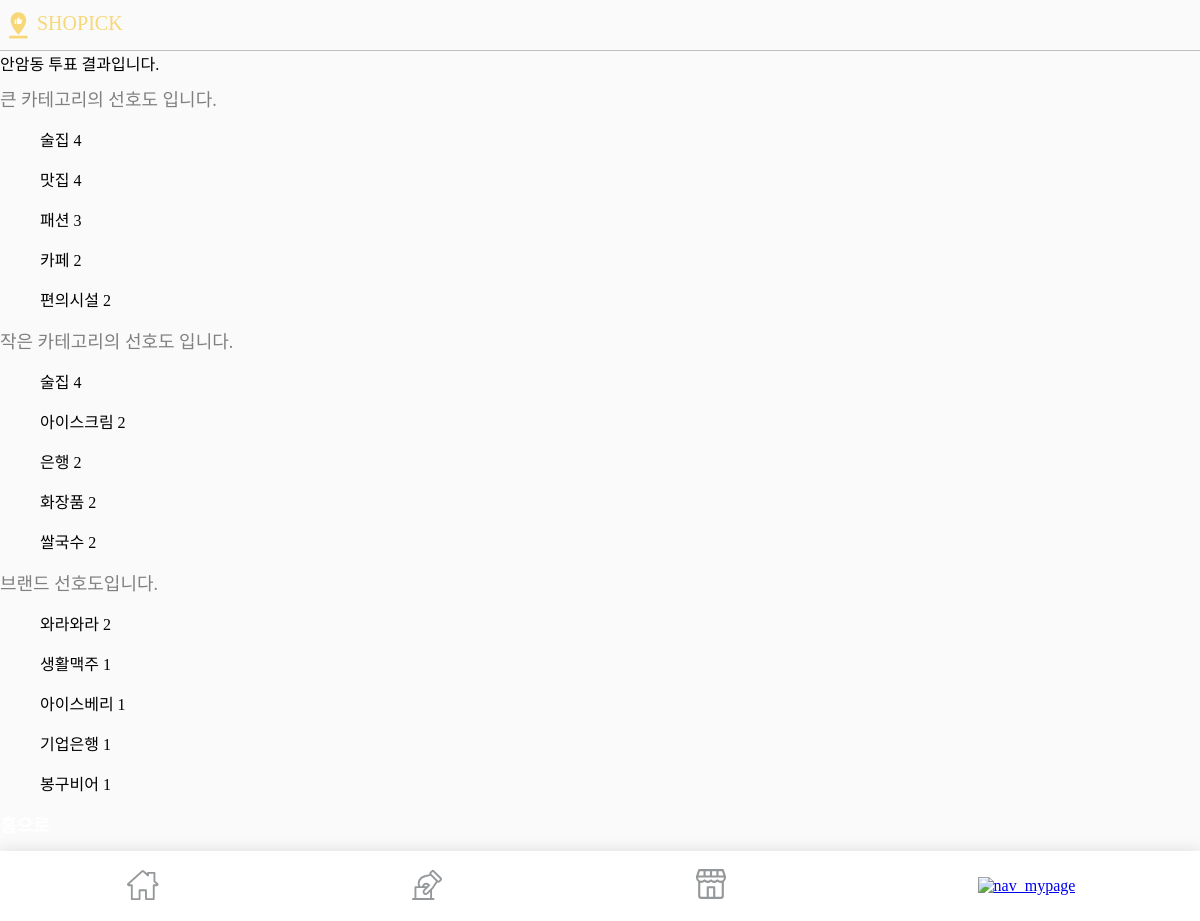
Page /Show_CEO on the earlier database version.
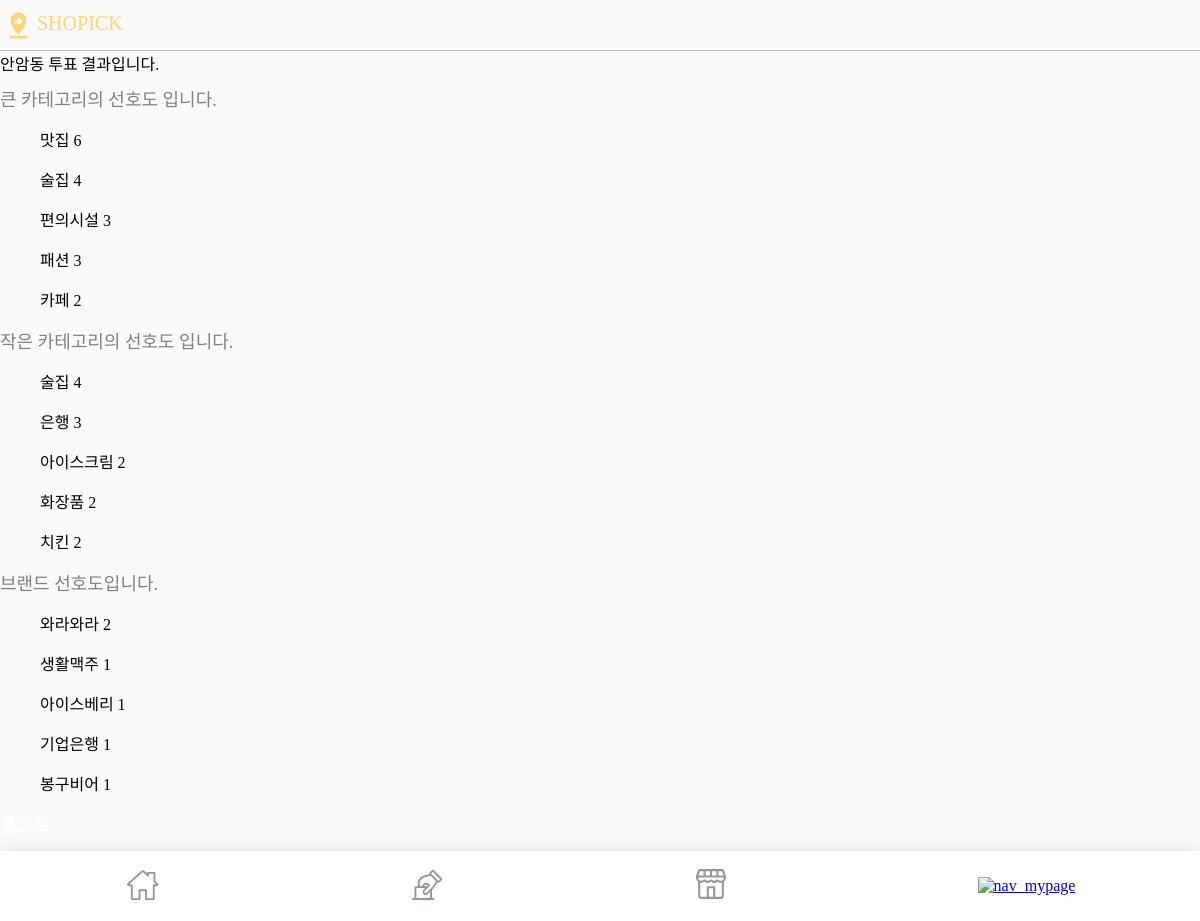
Same page on the later database version.
### app/models.py (models this page shows)
class ConventionBigVote(models.Model):
    category = models.TextField()
    vote_count = models.IntegerField()

class ConventionSmallVote(models.Model):
    category = models.TextField()
    vote_count = models.IntegerField()

class ConventionTitleVote(models.Model):
    category = models.TextField()
    vote_count = models.IntegerField()

### app/views.py (the view)
# urls.py: path('Show_CEO', views.show_ceo, name= "Show_CEO"),
def show_ceo(request):
    vote = Vote.objects.all()[0]
    Big_Vote_Results = ConventionBigVote.objects.all().order_by('-vote_count')[0:5]
    Small_Vote_Results = ConventionSmallVote.objects.all().order_by('-vote_count')[0:5]
    Title_Vote_Results = ConventionTitleVote.objects.all().order_by('-vote_count')[0:5]
    return render(request, "Show_CEO.html", {"Big_Vote_Results":Big_Vote_Results, "Small_Vote_Results":Small_Vote_Results, "Title_Vote_Results":Title_Vote_Results, "Region":vote.location_dong})

### app/Templates/Show_CEO.html (shortened to what this page needs)
{% extends 'base.html' %}
{% block css %}
    {% load static %}
    <link rel="stylesheet" type="text/css" href="{% static 'home.css' %}">
{% endblock css %}
{% block header %}
<img src="{% static 'home_logo.svg' %}" alt="home_logo">
<img src="{% static 'home_shopick.svg' %}" alt="shohome_shopickpick">
{% endblock header %}
{% block content %}
<div class="container">
     <div class = "Region">
          {{Region}} 투표 결과입니다.
     </div>
     <div class = "Big">
          <p>큰 카테고리의 선호도 입니다.</p>
   {% for Big_Vote_Result in Big_Vote_Results %}
        <ul>{{Big_Vote_Result.category}} {{Big_Vote_Result.vote_count}}</ul>
   {% endfor %}
   </div>
   <div class = "Small">
        <p> 작은 카테고리의 선호도 입니다.</p>
   {% for Small_Vote_Result in Small_Vote_Results %}
        <ul>{{Small_Vote_Result.category}} {{Small_Vote_Result.vote_count}}</ul>
   {% endfor %}
   </div>
   <div class = "Brand">
        <p>브랜드 선호도입니다.</p>
   {% for Title_Vote_Result in Title_Vote_Results %}
        <ul>{{Title_Vote_Result.category}} {{Title_Vote_Result.vote_count}}</ul>
   {% endfor %}
   </div>
   <a href = "{% url 'home' %}">홈으로</a>
</div>
{% endblock content %}

Differences in the rows shown:
no longer on this page (row unchanged): ConventionSmallVote: category "쌀국수", vote_count "2"
changed ConventionBigVote "맛집": vote_count "4" → "6"; moves up the list
changed ConventionBigVote "편의시설": vote_count "2" → "3"; moves up the list
changed ConventionSmallVote "은행": vote_count "2" → "3"; moves up the list
now on this page (row edited): ConventionSmallVote: category "치킨", vote_count "2"
